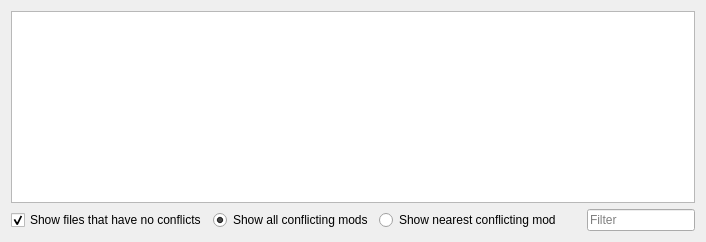
         <widget class="QWidget" name="tab_2">
          <attribute name="title">
           <string>Advanced</string>
          </attribute>
          <layout class="QVBoxLayout" name="verticalLayout_13">
           <item>
            <widget class="QWidget" name="widget_2" native="true">
             <layout class="QVBoxLayout" name="verticalLayout_14">
              <property name="leftMargin">
               <number>0</number>
              </property>
              <property name="topMargin">
               <number>0</number>
              </property>
              <property name="rightMargin">
               <number>0</number>
              </property>
              <property name="bottomMargin">
               <number>0</number>
              </property>
              <item>
               <widget class="QWidget" name="widget_3" native="true">
                <layout class="QHBoxLayout" name="horizontalLayout_10">
                 <property name="leftMargin">
                  <number>0</number>
                 </property>
                 <property name="topMargin">
                  <number>0</number>
                 </property>
                 <property name="rightMargin">
                  <number>0</number>
                 </property>
                 <property name="bottomMargin">
                  <number>0</number>
                 </property>
                 <item>
                  <widget class="QTreeView" name="conflictsAdvancedList">
                   <property name="contextMenuPolicy">
                    <enum>Qt::CustomContextMenu</enum>
                   </property>
                   <property name="alternatingRowColors">
                    <bool>true</bool>
                   </property>
                   <property name="selectionMode">
                    <enum>QAbstractItemView::ExtendedSelection</enum>
                   </property>
                   <property name="uniformRowHeights">
                    <bool>true</bool>
                   </property>
                   <property name="sortingEnabled">
                    <bool>true</bool>
                   </property>
                  </widget>
                 </item>
                </layout>
               </widget>
              </item>
              <item>
               <widget class="QWidget" name="widget_4" native="true">
                <layout class="QHBoxLayout" name="horizontalLayout_9">
                 <property name="leftMargin">
                  <number>0</number>
                 </property>
                 <property name="topMargin">
                  <number>0</number>
                 </property>
                 <property name="rightMargin">
                  <number>0</number>
                 </property>
                 <property name="bottomMargin">
                  <number>0</number>
                 </property>
                 <item>
                  <widget class="QCheckBox" name="conflictsAdvancedShowNoConflict">
                   <property name="toolTip">
                    <string>Whether files that have no conflicts should be visible in the list</string>
                   </property>
                   <property name="text">
                    <string>Show files that have no conflicts</string>
                   </property>
                   <property name="checked">
                    <bool>true</bool>
                   </property>
                  </widget>
                 </item>
                 <item>
                  <widget class="QRadioButton" name="conflictsAdvancedShowAll">
                   <property name="toolTip">
                    <string>Shows all mods overwriting or being overwritten by this mod</string>
                   </property>
                   <property name="text">
                    <string>Show all conflicting mods</string>
                   </property>
                   <property name="checked">
                    <bool>true</bool>
                   </property>
                  </widget>
                 </item>
                 <item>
                  <widget class="QRadioButton" name="conflictsAdvancedShowNearest">
                   <property name="toolTip">
                    <string>Shows only the nearest conflicting mods, in order of priority</string>
                   </property>
                   <property name="text">
                    <string>Show nearest conflicting mod</string>
                   </property>
                  </widget>
                 </item>
                 <item>
                  <widget class="QWidget" name="widget_5" native="true">
                   <layout class="QHBoxLayout" name="horizontalLayout_8">
                    <property name="leftMargin">
                     <number>20</number>
                    </property>
                    <property name="topMargin">
                     <number>0</number>
                    </property>
                    <property name="rightMargin">
                     <number>0</number>
                    </property>
                    <property name="bottomMargin">
                     <number>0</number>
                    </property>
                    <item>
                     <widget class="QLineEdit" name="conflictsAdvancedFilter">
                      <property name="placeholderText">
                       <string>Filter</string>
                      </property>
                     </widget>
                    </item>
                   </layout>
                  </widget>
                 </item>
                </layout>
               </widget>
              </item>
             </layout>
            </widget>
           </item>
          </layout>
         </widget>
